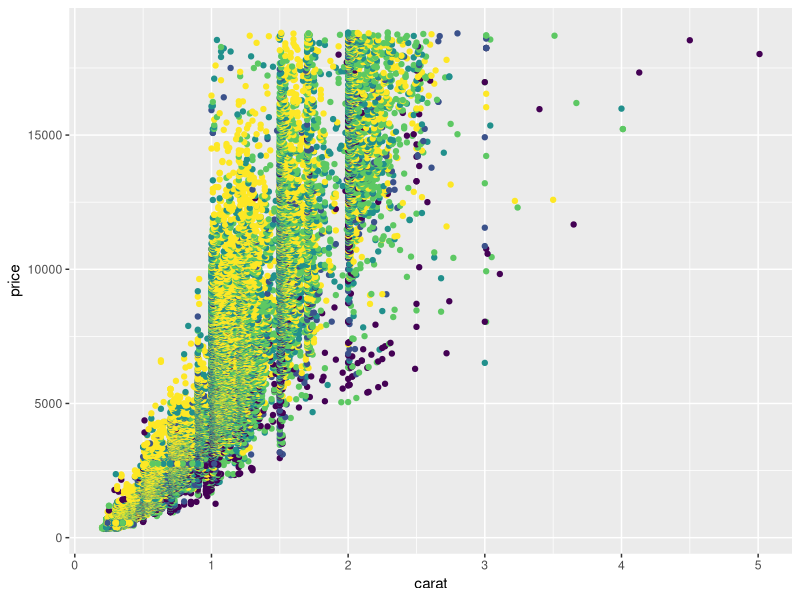
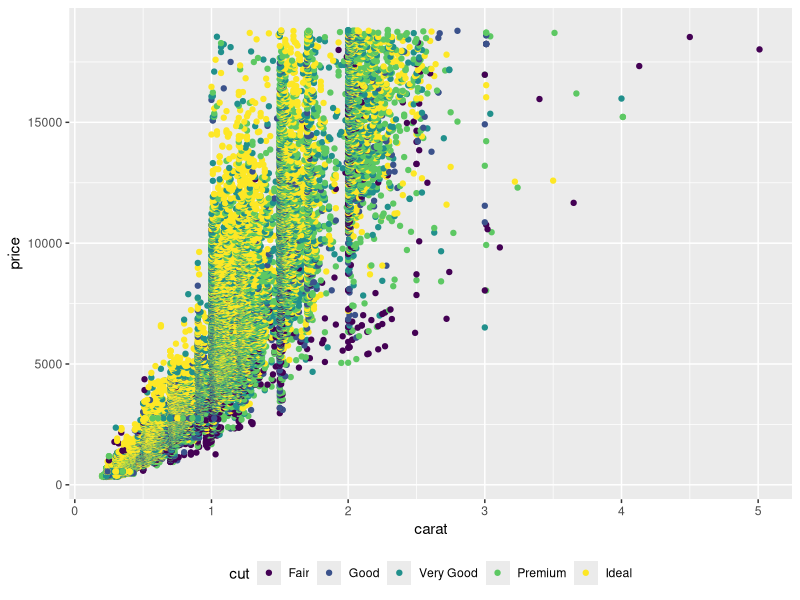
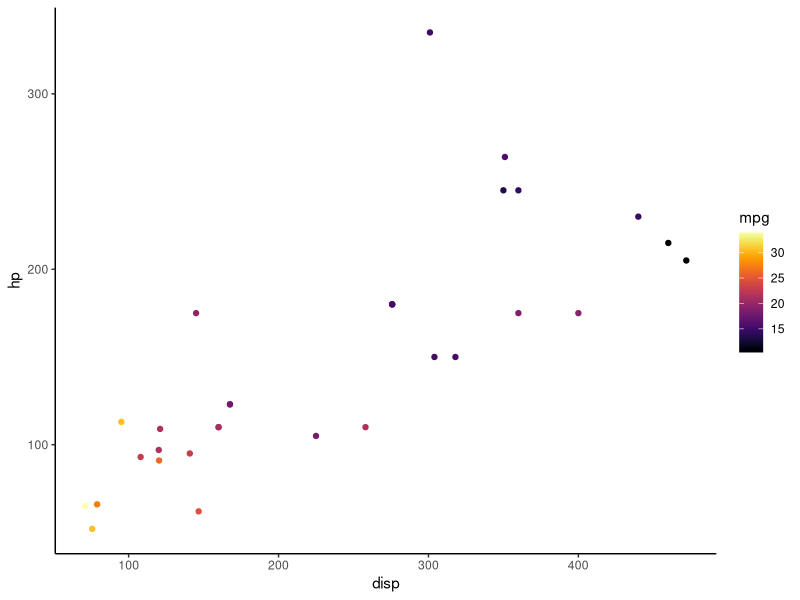
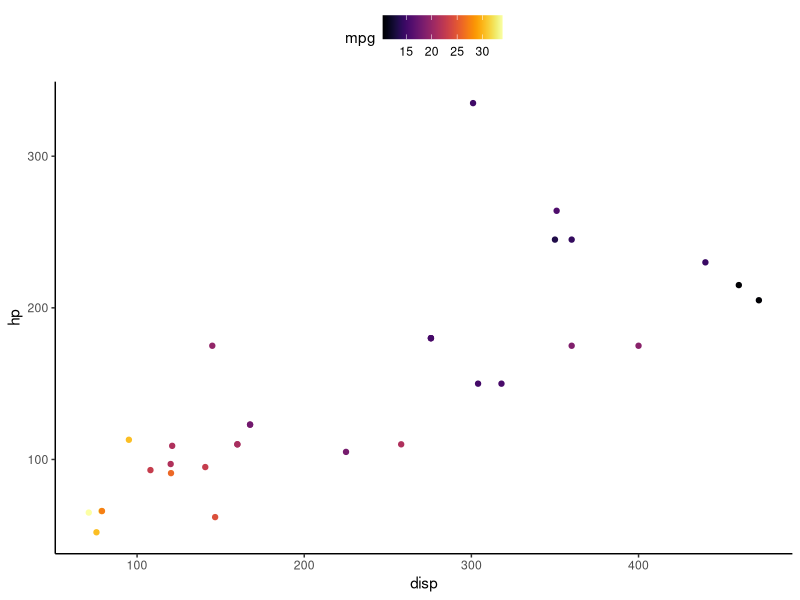
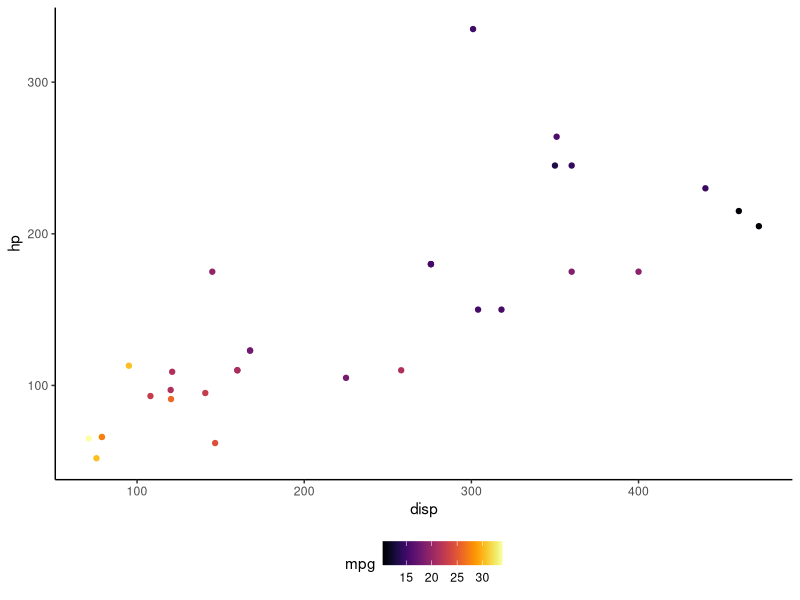
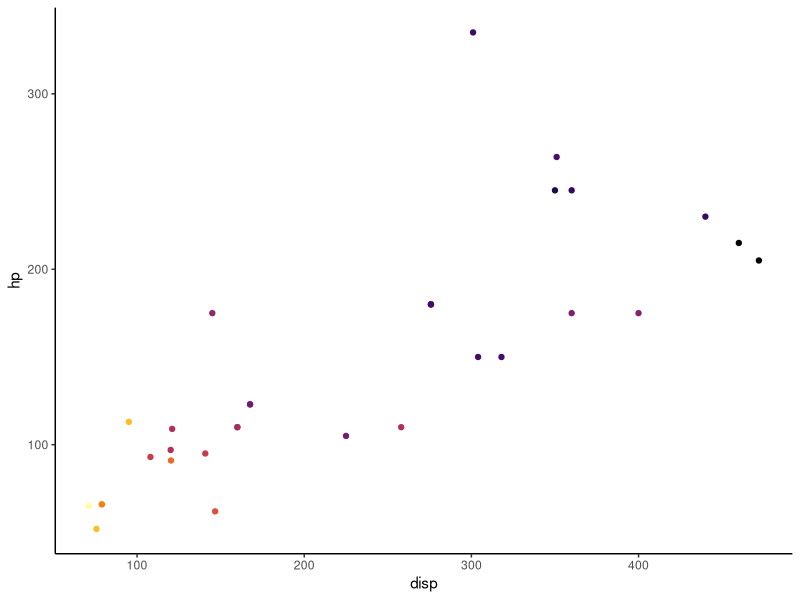
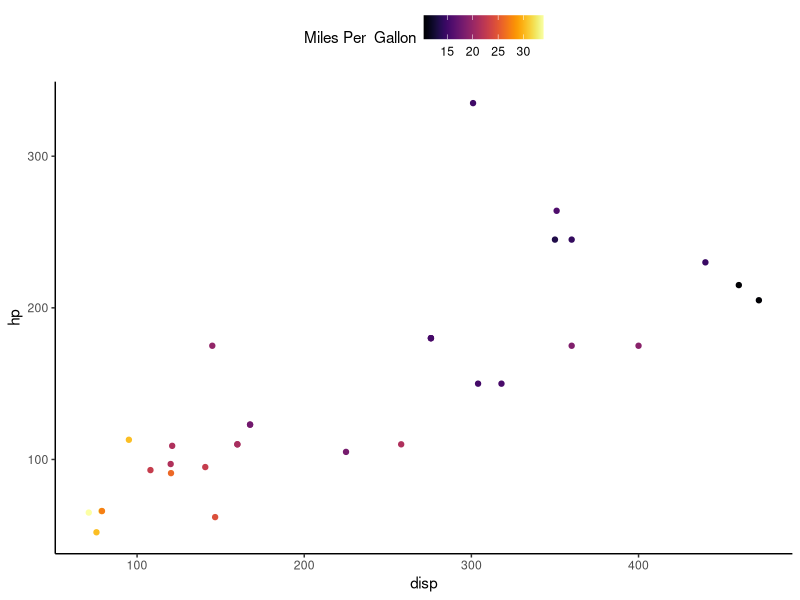
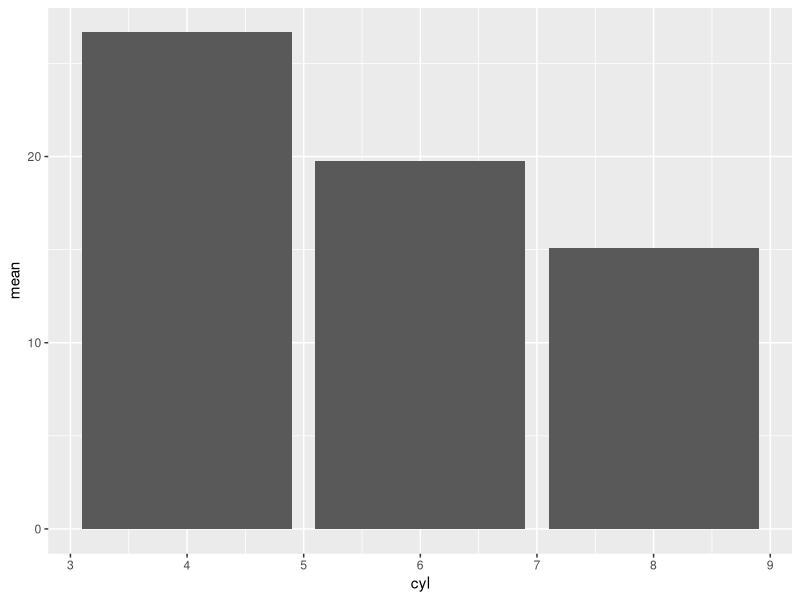

R code for these plots, in order:
## ---- chunk 1
library(tidyverse)
data(diamonds)
ggplot(diamonds, aes(carat, price, color=cut))+ geom_point()+ theme(legend.position="none")
## ---- chunk 2
ggplot(diamonds, aes(carat, price, color=cut))+ geom_point()+ theme(legend.position="bottom")
## ---- chunk 3

## ---- chunk 4
library(viridis)
data(mtcars)
ggplot(mtcars, aes(disp, hp, color= mpg))+ geom_point()+ scale_color_viridis(discrete=FALSE, option="inferno")+ theme_classic() 
## ---- chunk 5
ggplot(mtcars, aes(disp, hp, color= mpg))+ geom_point()+ scale_color_viridis(discrete=FALSE, option="inferno")+ theme_classic()+ theme(legend.position="top") 

ggplot(mtcars, aes(disp, hp, color= mpg))+ geom_point()+ scale_color_viridis(discrete=FALSE, option="inferno")+ theme_classic()+ theme(legend.position="bottom")
## ---- chunk 6
ggplot(mtcars, aes(disp, hp, color= mpg))+ geom_point()+ scale_color_viridis(discrete=FALSE, option="inferno")+ theme_classic()+ theme(legend.position="none")
## ---- chunk 7
ggplot(mtcars, aes(disp, hp, color= mpg))+ geom_point()+ scale_color_viridis(discrete=FALSE, option="inferno", name= "Miles Per  Gallon")+ theme_classic()+ theme(legend.position="top")
## ---- chunk 8
mpgByCyl<- mtcars %>% 
  group_by(cyl)%>%
  summarize(mean= mean(mpg))

ggplot(mpgByCyl, aes(cyl, mean))+ geom_bar(stat="identity")

ggplot(mtcars, aes(mpg))+ geom_histogram(bins= 5, fill= "blue") + facet_wrap(~cyl)+ylab(label = "frequency") + xlab(label= "miles per gallon")

## ---- chunk 9
# option 1
mtcars$cyl<- as.factor(mtcars$cyl)
levels(mtcars$cyl)<- c("4 cylinders", "6 cylinders", "8 cylinders")
ggplot(mtcars, aes(mpg))+ geom_histogram()+ facet_wrap(~cyl)

#2 option
labels<- c("4"="4 cylinders", "6"= "6 cylinders","8"=  "8 cylinders")
data(mtcars)
ggplot(mtcars, aes(mpg))+ geom_histogram(bins= 5, fill= "blue")+ facet_wrap(~cyl, labeller= as_labeller(labels))
## ---- chunk 10
prettyGraph <- ggplot(mtcars, aes(mpg, hp, color=as.factor(cyl)))+ geom_point()+ facet_wrap(~cyl, labeller= as_labeller(labels))+ theme_classic()+ ylab(label="Horse Power")+ xlab(label= "Miles per Gallon")+ scale_color_viridis(discrete=TRUE, option = "D")

prettyGraph + theme(legend.position= "none", text = 
element_text(family = "Times New Roman",size = 18))
## ---- chunk 11

## ---- chunk 12

## ---- chunk 13

